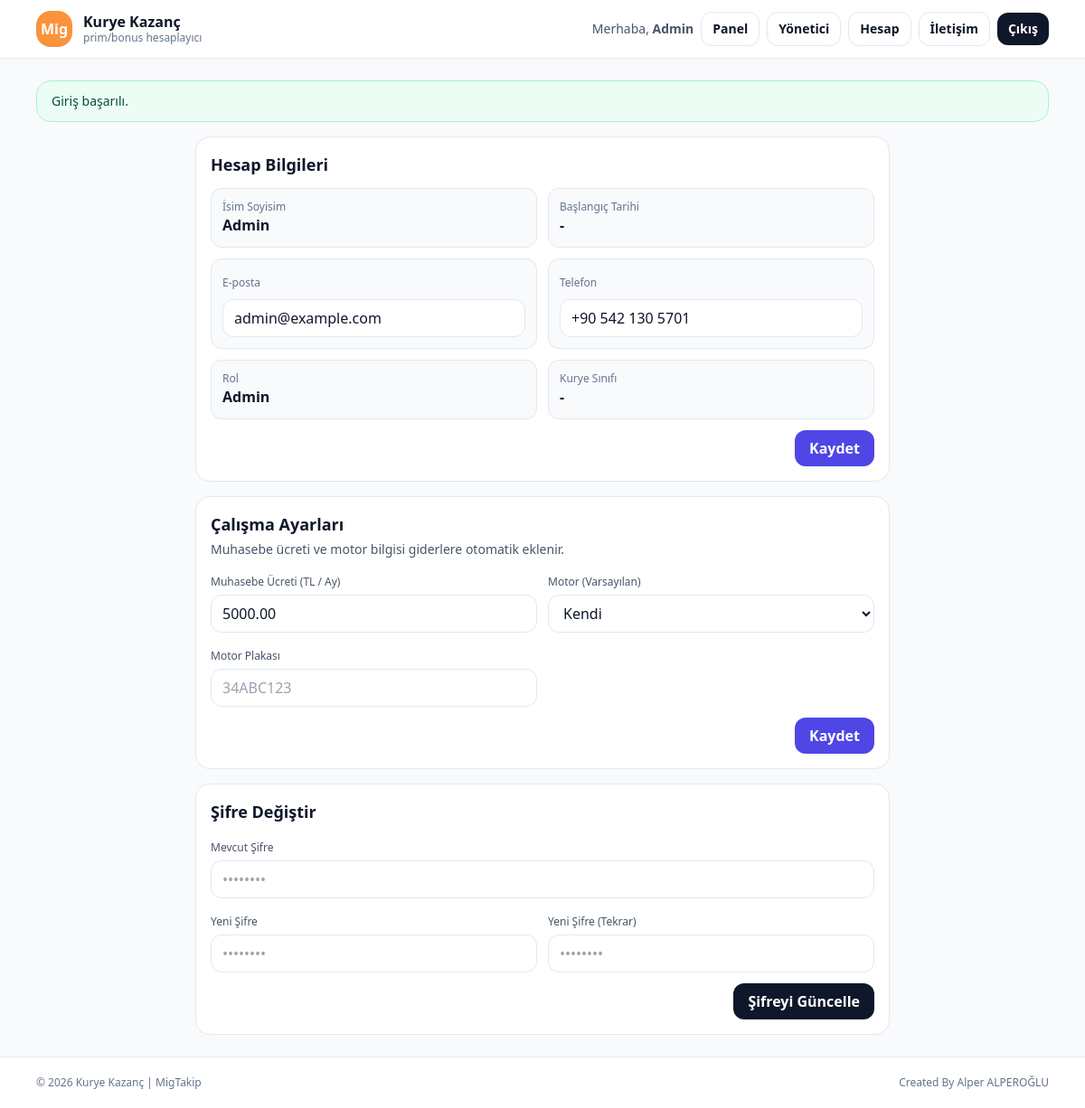
The app's page /account.php (signed in) with its own data.
### tables this page shows
CREATE TABLE `users` (
  `id` int(11) NOT NULL,
  `name` varchar(120) NOT NULL,
  `email` varchar(190) NOT NULL,
  `phone` varchar(30) DEFAULT NULL,
  `password_hash` varchar(255) NOT NULL,
  `role` enum('admin','chef','user') NOT NULL DEFAULT 'user',
  `courier_class` varchar(50) DEFAULT NULL,
  `start_date` date DEFAULT NULL,
  `seniority_start_date` date DEFAULT NULL,
  `accounting_fee` decimal(10,2) NOT NULL DEFAULT 0.00,
  `default_motor_type` varchar(10) DEFAULT 'own',
  `default_motor_rent_monthly` decimal(10,2) DEFAULT 0.00,
  `motor_default_type` enum('own','rental') NOT NULL DEFAULT 'own',
  `motor_monthly_rent` decimal(10,2) NOT NULL DEFAULT 0.00,
  `motor_plate` varchar(20) DEFAULT NULL,
  `first_login_done` tinyint(1) NOT NULL DEFAULT 0,
  `created_at` timestamp NOT NULL DEFAULT current_timestamp()
);

### app/helpers.php (called while the page is built, shortened)
<?php
function e(string $s): string { return htmlspecialchars($s, ENT_QUOTES, 'UTF-8'); }
function base_url(): string {
  $cfg = require __DIR__ . '/../config/config.php';
  if (!empty($cfg['app']['base_url'])) return rtrim($cfg['app']['base_url'], '/');
  $https = (!empty($_SERVER['HTTPS']) && $_SERVER['HTTPS'] !== 'off');
  $scheme = $https ? 'https' : 'http';
  $host = $_SERVER['HTTP_HOST'] ?? 'localhost';
  $scriptName = $_SERVER['SCRIPT_NAME'] ?? '';
  $dir = rtrim(str_replace('\\', '/', dirname($scriptName)), '/');
  return $scheme . '://' . $host . $dir;
}
function session_boot(): void {
  $cfg = require __DIR__ . '/../config/config.php';
}
function flash_get(): ?array {
  $f = $_SESSION['_flash'];
  return $f;
}

### config/config.php (called while the page is built, shortened)
<?php
return [
  'db' => [
    'host' => 'localhost',
    'name' => 'sesmotors_kurye',
    'user' => 'sesmotors_kurye',
    'pass' => 'nuFeKp5EWXnQ558embmK',
    'charset' => 'utf8mb4',
  ],
  'app' => [
    'base_url' => 'https://www.sesmotors.com/kurye/public',
    'session_name' => 'KURYESESS',
  ],
];

### public/account.php (the view, shortened to what this page needs)
<?php
require_once __DIR__ . '/../app/helpers.php';
require_once __DIR__ . '/../app/layout.php';
$pdo = db();
$me = $_SESSION['user'];
$st = $pdo->prepare("SELECT id,name,email,phone,role,courier_class,seniority_start_date,accounting_fee,motor_default_type,motor_monthly_rent,motor_plate,first_login_done,created_at FROM users WHERE id=? LIMIT 1");
$st->execute([$me['id']]);
$u = $st->fetch();
render_header('Hesap Bilgileri', ['user'=>$me, 'is_admin'=>(($me['role']??'')==='admin')]);
$roleText = ($u['role']==='admin') ? 'Admin' : (($u['role']==='chef') ? 'Şef' : 'Kurye');
?>
<div class="max-w-3xl space-y-4 mx-auto">
  <div class="rounded-2xl bg-white border border-slate-200 p-4">
    <div class="text-lg font-extrabold">Hesap Bilgileri</div>
    <form method="post" class="mt-3 grid gap-3 sm:grid-cols-2">
      <div class="rounded-xl border border-slate-200 bg-slate-50 p-3">
        <div class="text-xs text-slate-500">İsim Soyisim</div>
        <div class="font-bold"><?= e($u['name']) ?></div>
      </div>
	  <div class="rounded-xl border border-slate-200 bg-slate-50 p-3">
        <div class="text-xs text-slate-500">Başlangıç Tarihi</div>
        <div class="font-bold"><?= e($u['seniority_start_date'] ?? '-') ?></div>
      </div>
      <div class="rounded-xl border border-slate-200 bg-slate-50 p-3">
        <label class="text-xs text-slate-500">E-posta</label>
        <input name="email" value="<?= e($u['email'] ?? '') ?>"
               class="mt-2 w-full rounded-xl border border-slate-200 bg-white px-3 py-2"
               placeholder="ornek@mail.com" />
      </div>
      <div class="rounded-xl border border-slate-200 bg-slate-50 p-3">
        <label class="text-xs text-slate-500">Telefon</label>
        <input name="phone" value="<?= e($u['phone'] ?? '') ?>" placeholder="+90 5xx xxx xx xx"
               class="mt-2 w-full rounded-xl border border-slate-200 bg-white px-3 py-2" />
      </div>
	  <div class="rounded-xl border border-slate-200 bg-slate-50 p-3">
        <div class="text-xs text-slate-500">Rol</div>
        <div class="font-bold"><?= e($roleText) ?></div>
      </div>
      <div class="rounded-xl border border-slate-200 bg-slate-50 p-3">
        <div class="text-xs text-slate-500">Kurye Sınıfı</div>
        <div class="font-bold"><?= e($u['courier_class'] ?? '-') ?></div>
      </div>
		<div></div>
      <div class="flex items-end justify-end">
        <button class="rounded-xl px-4 py-2 font-extrabold bg-indigo-600 text-white hover:bg-indigo-500"
                type="submit" name="save_account" value="1">Kaydet</button>
      </div>
    </form>
	</div>
<div class="rounded-2xl bg-white border border-slate-200 p-4">
    <div class="text-lg font-extrabold">Çalışma Ayarları</div>
    <p class="mt-1 text-sm text-slate-600">Muhasebe ücreti ve motor bilgisi giderlere otomatik eklenir.</p>
    <form class="mt-3 grid gap-3 sm:grid-cols-2" method="post">
<div>
        <label class="text-xs text-slate-600">Muhasebe Ücreti (TL / Ay)</label>
        <input name="accounting_fee" inputmode="decimal" value="<?= e((string)($u['accounting_fee'] ?? 0)) ?>" class="mt-1 w-full rounded-xl border border-slate-200 bg-white px-3 py-2" placeholder="0">
      </div>
      <div>
        <label class="text-xs text-slate-600">Motor (Varsayılan)</label>
        <select name="motor_default_type" class="mt-1 w-full rounded-xl border border-slate-200 bg-white px-3 py-2">
          <option value="own" <?= (($u['motor_default_type'] ?? 'own')==='own')?'selected':'' ?>>Kendi</option>
        </select>
      </div>
      <div>
        <label class="text-xs text-slate-600">Motor Plakası</label>
        <input name="motor_plate" value="<?= e((string)($u['motor_plate'] ?? '')) ?>" class="mt-1 w-full rounded-xl border border-slate-200 bg-white px-3 py-2" placeholder="34ABC123">
      </div>
      <div class="sm:col-span-2 flex items-center justify-end">
        <button class="rounded-xl px-4 py-2 font-extrabold bg-indigo-600 text-white hover:bg-indigo-500"
                type="submit" name="save_work_settings" value="1">Kaydet</button>
      </div>
    </form>
  </div>
  <div id="password" class="rounded-2xl bg-white border border-slate-200 p-4">
    <div class="text-lg font-extrabold">Şifre Değiştir</div>
    <form class="mt-3 grid gap-3 sm:grid-cols-2" method="post">
      <div class="sm:col-span-2">
        <label class="text-xs text-slate-600">Mevcut Şifre</label>
        <input name="current_password" type="password" class="mt-1 w-full rounded-xl border border-slate-200 bg-white px-3 py-2" placeholder="••••••••">
      </div>
      <div>
        <label class="text-xs text-slate-600">Yeni Şifre</label>
        <input name="new_password" type="password" class="mt-1 w-full rounded-xl border border-slate-200 bg-white px-3 py-2" placeholder="••••••••">
      </div>
      <div>
        <label class="text-xs text-slate-600">Yeni Şifre (Tekrar)</label>
        <input name="new_password_confirm" type="password" class="mt-1 w-full rounded-xl border border-slate-200 bg-white px-3 py-2" placeholder="••••••••">
      </div>
      <div class="sm:col-span-2 flex items-center justify-end">
        <button class="rounded-xl px-4 py-2 font-extrabold bg-slate-900 text-white hover:bg-slate-800"
                type="submit" name="change_password" value="1">Şifreyi Güncelle</button>
      </div>
    </form>
  </div>
</div>
<?php render_footer(); ?>

### app/layout.php (shortened to what this page needs)
<?php
require_once __DIR__ . '/helpers.php';
function render_header(string $title, array $opts = []): void {
  $user = $opts['user'] ?? null;
  $is_admin = $opts['is_admin'] ?? false;
  $flash = flash_get();
  ?>
<!doctype html>
<html lang="tr">
<head>
  <script src="https://cdn.tailwindcss.com"></script>
</head>
<body class="bg-slate-50 text-slate-900">
  <header class="sticky top-0 z-40 bg-white/90 backdrop-blur border-b border-slate-200">
    <div class="max-w-6xl mx-auto px-4 py-3 flex items-center justify-between gap-3">
      <div class="flex items-center gap-3">
        <div class="h-10 w-10 rounded-2xl text-white flex items-center justify-center font-black" style="background-color: rgb(251 146 60);">Mig</div>
        <div class="leading-tight">
          <div class="font-extrabold">Kurye Kazanç</div>
          <div class="text-xs text-slate-500">prim/bonus hesaplayıcı</div>
        </div>
      </div>
      <nav class="hidden sm:flex items-center gap-2">
        <?php if ($user): ?>
          <span class="hidden md:inline text-sm text-slate-600">Merhaba, <b><?= e($user['name']) ?></b></span>
          <a class="rounded-xl px-3 py-2 text-sm font-semibold border border-slate-200 bg-white hover:bg-slate-50"
             href="<?= e(base_url()) ?>/dashboard.php">Panel</a>
          <?php if ($is_admin): ?>
            <a class="rounded-xl px-3 py-2 text-sm font-semibold border border-slate-200 bg-white hover:bg-slate-50"
               href="<?= e(base_url()) ?>/admin/users.php">Yönetici</a>
          <?php endif; ?>
          <a class="rounded-xl px-3 py-2 text-sm font-semibold border border-slate-200 bg-white hover:bg-slate-50"
             href="<?= e(base_url()) ?>/account.php">Hesap</a>
          <a class="rounded-xl px-3 py-2 text-sm font-semibold border border-slate-200 bg-white hover:bg-slate-50"
             href="<?= e(base_url()) ?>/contact.php">İletişim</a>
          <a class="rounded-xl px-3 py-2 text-sm font-semibold bg-slate-900 text-white hover:bg-slate-800"
             href="<?= e(base_url()) ?>/logout.php">Çıkış</a>
        <?php else: ?>
          <a class="rounded-xl px-3 py-2 text-sm font-semibold bg-slate-900 text-white hover:bg-slate-800"
             href="<?= e(base_url()) ?>/login.php">Giriş</a>
        <?php endif; ?>
      </nav>
    </div>
  </header>
  <main class="max-w-6xl mx-auto px-4 py-6">
    <?php if ($flash): ?>
      <div class="mb-4 rounded-2xl border px-4 py-3 text-sm <?= $flash['type']==='ok'?'border-emerald-200 bg-emerald-50 text-emerald-900':'border-rose-200 bg-rose-50 text-rose-900' ?>">
        <?= e($flash['msg']) ?>
      </div>
    <?php endif; ?>
<?php
}
function render_footer(): void { ?>
  </main>
  <footer class="border-t border-slate-200 bg-white">
    <div class="max-w-6xl mx-auto px-4 py-5 text-xs text-slate-500 flex flex-col sm:flex-row gap-2 sm:items-center sm:justify-between">
      <div>© <?= date('Y') ?> Kurye Kazanç | MigTakip</div>
      <div>Created By Alper ALPEROĞLU</div>
    </div>
  </footer>
</body>
</html>
<?php } ?>

### records on screen
users: name "Admin", seniority_start_date "-", email "admin@example.com", phone "+90 542 130 5701", role "Admin", courier_class "-", accounting_fee "5000.00", motor_default_type "Kendi"

### other values on screen
$flash['msg'] "Giriş başarılı."
